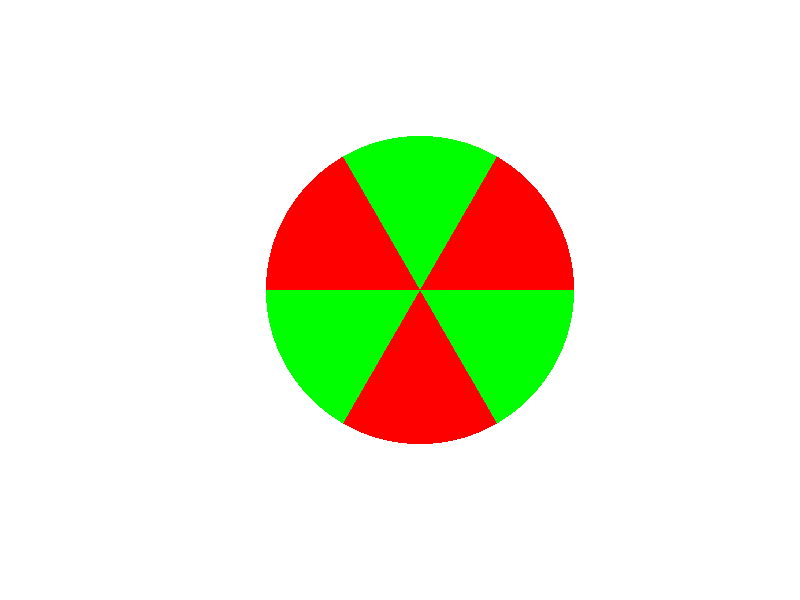

Recreate this plot in R.
values = c(rep(100 / 6, each = 6))

png(filename = './9th-class/chart/hazard.png')

pie(
  values,
  labels = NA,
  edge = 200,
  border = FALSE,
  col = c(rep(c('red', 'green'), 3))
)

dev.off()
